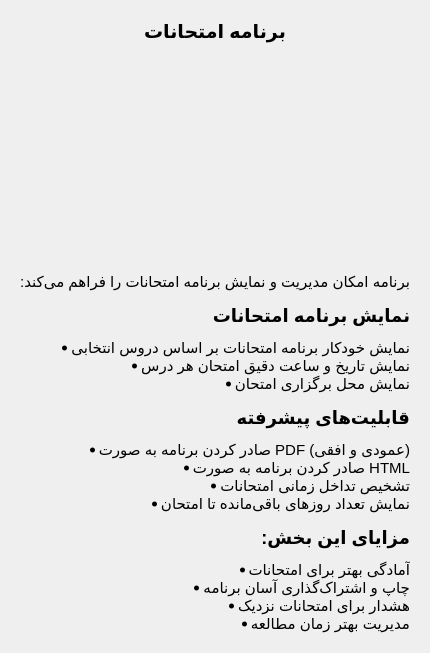
       <widget class="QWidget" name="examSchedulePage">
        <layout class="QVBoxLayout" name="verticalLayout_11">
         <property name="spacing">
          <number>15</number>
         </property>
         <property name="leftMargin">
          <number>20</number>
         </property>
         <property name="topMargin">
          <number>20</number>
         </property>
         <property name="rightMargin">
          <number>20</number>
         </property>
         <property name="bottomMargin">
          <number>20</number>
         </property>
         <item>
          <widget class="QLabel" name="examScheduleTitle">
           <property name="font">
            <font>
             <pointsize>14</pointsize>
             <weight>75</weight>
             <bold>true</bold>
            </font>
           </property>
           <property name="text">
            <string>برنامه امتحانات</string>
           </property>
           <property name="alignment">
            <set>Qt::AlignCenter</set>
           </property>
          </widget>
         </item>
         <item>
          <widget class="QLabel" name="examScheduleImage">
           <property name="minimumSize">
            <size>
             <width>0</width>
             <height>200</height>
            </size>
           </property>
           <property name="text">
            <string/>
           </property>
           <property name="pixmap">
            <pixmap>:/images/exam_schedule.png</pixmap>
           </property>
           <property name="scaledContents">
            <bool>true</bool>
           </property>
           <property name="alignment">
            <set>Qt::AlignCenter</set>
           </property>
          </widget>
         </item>
         <item>
          <widget class="QLabel" name="examScheduleText">
           <property name="font">
            <font>
             <pointsize>11</pointsize>
            </font>
           </property>
           <property name="text">
            <string>&lt;html&gt;&lt;head/&gt;&lt;body&gt;&lt;p dir="rtl" align="justify"&gt;برنامه امکان مدیریت و نمایش برنامه امتحانات را فراهم می‌کند:&lt;/p&gt;&lt;h3 dir="rtl" align="justify"&gt;نمایش برنامه امتحانات&lt;/h3&gt;&lt;ul style="text-align: right; direction: rtl; list-style-position: inside;"&gt;&lt;li&gt;نمایش خودکار برنامه امتحانات بر اساس دروس انتخابی&lt;/li&gt;&lt;li&gt;نمایش تاریخ و ساعت دقیق امتحان هر درس&lt;/li&gt;&lt;li&gt;نمایش محل برگزاری امتحان&lt;/li&gt;&lt;/ul&gt;&lt;h3 dir="rtl" align="justify"&gt;قابلیت‌های پیشرفته&lt;/h3&gt;&lt;ul style="text-align: right; direction: rtl; list-style-position: inside;"&gt;&lt;li&gt;صادر کردن برنامه به صورت PDF (عمودی و افقی)&lt;/li&gt;&lt;li&gt;صادر کردن برنامه به صورت HTML&lt;/li&gt;&lt;li&gt;تشخیص تداخل زمانی امتحانات&lt;/li&gt;&lt;li&gt;نمایش تعداد روزهای باقی‌مانده تا امتحان&lt;/li&gt;&lt;/ul&gt;&lt;h3 dir="rtl" align="justify"&gt;مزایای این بخش:&lt;/h3&gt;&lt;ul style="text-align: right; direction: rtl; list-style-position: inside;"&gt;&lt;li&gt;آمادگی بهتر برای امتحانات&lt;/li&gt;&lt;li&gt;چاپ و اشتراک‌گذاری آسان برنامه&lt;/li&gt;&lt;li&gt;هشدار برای امتحانات نزدیک&lt;/li&gt;&lt;li&gt;مدیریت بهتر زمان مطالعه&lt;/li&gt;&lt;/ul&gt;&lt;/body&gt;&lt;/html&gt;</string>
           </property>
           <property name="alignment">
            <set>Qt::AlignRight|Qt::AlignTrailing|Qt::AlignVCenter</set>
           </property>
           <property name="wordWrap">
            <bool>true</bool>
           </property>
          </widget>
         </item>
        </layout>
       </widget>
